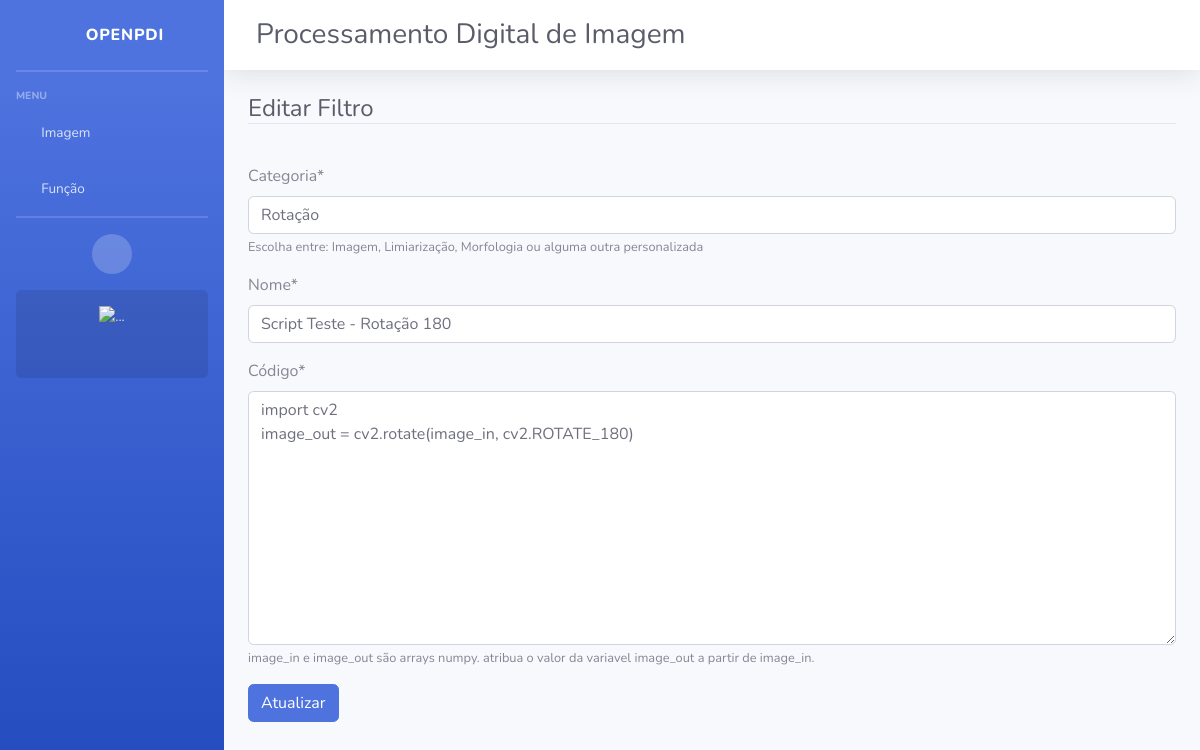
The page /filtros/editar/script/2 on the database its author committed.
### filtros/models.py (models this page shows, shortened)
class Script(models.Model):
    help_text='''Escolha entre: Imagem, Limiarização, Morfologia ou alguma outra personalizada'''
    categoria = models.CharField(max_length=50, help_text=help_text)
    nome = models.CharField(max_length=50)
    help_text='''image_in e image_out são arrays numpy.
    atribua o valor da variavel image_out a partir de image_in.'''
    codigo = models.TextField(max_length=255, verbose_name="Código", help_text=help_text)

### filtros/views.py (the view)
# urls.py: path('filtros/editar/script/<int:pk>', ScriptUpdate.as_view(), name="editar-script"),
class ScriptUpdate(UpdateView):
    model = Script
    fields = ['categoria', 'nome', 'codigo']
    template_name = 'filtros/form.html'
    success_url = reverse_lazy('inicio')
    def get_context_data(self, *args, **kwargs):
        context = super().get_context_data(*args, **kwargs)
        context['titulo'] = "Editar Filtro"
        context['botao'] = "Atualizar"
        return context

### filtros/templates/filtros/form.html (shortened to what this page needs)
{% extends 'paginas/base.html' %}
{% load static %}
{% load crispy_forms_tags %}
{% block conteudo %}
<div class="container-fluid">
    <h4 class="text-dark border-bottom my-3">
        {{ titulo }}
    </h4>
    <br>
    <form action="" method="POST">
        {{ form|crispy }}
        <button type="submit" class="btn btn-primary">{{ botao }}</button>
    </form>
</div>
{% endblock %}

### rows shown on the page
Script: categoria "Rotação", nome "Script Teste - Rotação 180", codigo "import cv2 image_out = cv2.rotate(image_in, cv2.ROTATE_180)"

### other values the page prints
{{ titulo }} "Editar Filtro"
{{ botao }} "Atualizar"
